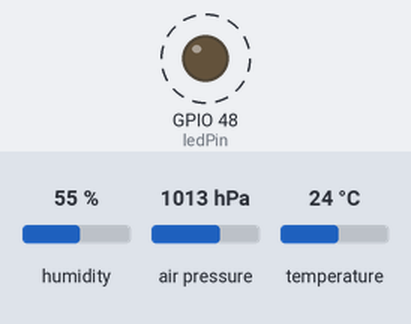
Bench run of a sketch on a simulated ESP32-S3. Parts: output pins drawn as LEDs (lit = HIGH). Dashed ring = blinking. The inputs (shaded band) are chosen by the test bench; at power-on: humidity 55 %, air pressure 1013 hPa, temperature 24 °C. What the sketch prints to the serial monitor is not drawn.

Above: at 0.5 s.
Timing chart, 0 to 3.0 s (numbered marks = the images above):
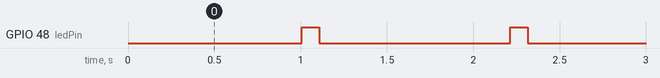

The sketch:

bme280.ino
```cpp
// Подключаем необходимые библиотеки
#include <Wire.h>
#include <Adafruit_Sensor.h>
#include <Adafruit_BME280.h>


const int ledPin = LED_BUILTIN;

Adafruit_BME280 bme;

void setup() {
  Serial.begin(115200);

  // Инициализируем шину I2C. Для ESP32-S3 можно не указывать пины,
  // если используются стандартные (SDA=21, SCL=22)
  Wire.begin();

  if (!bme.begin(0x76)) {
    Serial.println("Error: sensor not found BME280");
    while (1) delay(10);
  }

  pinMode(ledPin, OUTPUT);
}

void loop() {
  float temperature = bme.readTemperature();
  float humidity = bme.readHumidity();
  float pressure = bme.readPressure() / 100.0F;

  Serial.print("temperature: ");
  Serial.print(temperature);
  Serial.println(" *C");

  Serial.print("Humidity: ");
  Serial.print(humidity);
  Serial.println(" %");

  Serial.print("Pressure: ");
  Serial.print(pressure);
  Serial.println(" hPa");
  Serial.println("---------------------------------------------");

  delay(1000);
  digitalWrite(ledPin, HIGH);   // Включаем светодиод (HIGH - высокий уровень напряжения)
  delay(100);                  // Ждем одну секунду (1000 миллисекунд)
  digitalWrite(ledPin, LOW);    // Выключаем светодиод (LOW - низкий уровень напряжения)
  delay(100);
}
```

Measured:
- by itself, GPIO 48 (ledPin): alternates HIGH for 0.10 s and LOW for 1.1 s
